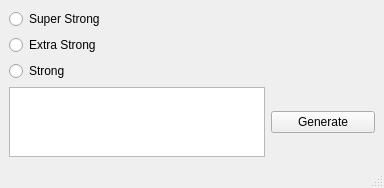
<?xml version="1.0" encoding="UTF-8"?>
<ui version="4.0">
 <class>MainWindow</class>
 <widget class="QMainWindow" name="MainWindow">
  <property name="geometry">
   <rect>
    <x>0</x>
    <y>0</y>
    <width>384</width>
    <height>178</height>
   </rect>
  </property>
  <property name="windowTitle">
   <string>MainWindow</string>
  </property>
  <widget class="QWidget" name="centralwidget">
   <layout class="QGridLayout" name="gridLayout">
    <item row="2" column="0">
     <widget class="QRadioButton" name="extra">
      <property name="text">
       <string>Extra Strong</string>
      </property>
     </widget>
    </item>
    <item row="5" column="0" colspan="2">
     <widget class="QTextEdit" name="txtbox"/>
    </item>
    <item row="5" column="3">
     <widget class="QPushButton" name="generate">
      <property name="text">
       <string>Generate</string>
      </property>
     </widget>
    </item>
    <item row="4" column="0">
     <widget class="QRadioButton" name="strong">
      <property name="text">
       <string>Strong</string>
      </property>
     </widget>
    </item>
    <item row="1" column="0">
     <widget class="QRadioButton" name="superstrong">
      <property name="text">
       <string>Super Strong</string>
      </property>
     </widget>
    </item>
   </layout>
  </widget>
  <widget class="QMenuBar" name="menubar">
   <property name="geometry">
    <rect>
     <x>0</x>
     <y>0</y>
     <width>384</width>
     <height>22</height>
    </rect>
   </property>
  </widget>
  <widget class="QStatusBar" name="statusbar"/>
 </widget>
 <resources/>
 <connections/>
</ui>
